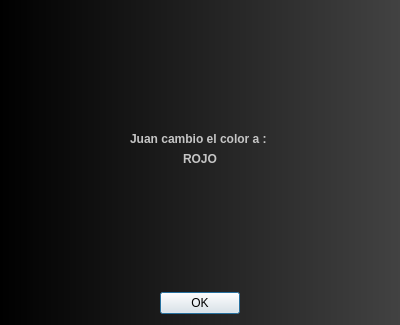
<?xml version="1.0" encoding="UTF-8"?>
<ui version="4.0">
 <class>dialog_avisar_color</class>
 <widget class="QDialog" name="dialog_avisar_color">
  <property name="geometry">
   <rect>
    <x>0</x>
    <y>0</y>
    <width>400</width>
    <height>325</height>
   </rect>
  </property>
  <property name="windowTitle">
   <string>Color</string>
  </property>
  <property name="windowIcon">
   <iconset>
    <normaloff>sprites/Logo_1.png</normaloff>sprites/Logo_1.png</iconset>
  </property>
  <property name="styleSheet">
   <string notr="true">QDialog#dialog_avisar_color{
background-color: qlineargradient(spread:pad, x1:0, y1:0, x2:1, y2:0, stop:0 rgba(0, 0, 0, 255), stop:1 rgba(66, 66, 66, 255));

}</string>
  </property>
  <layout class="QVBoxLayout" name="verticalLayout">
   <item>
    <spacer name="verticalSpacer_2">
     <property name="orientation">
      <enum>Qt::Vertical</enum>
     </property>
     <property name="sizeHint" stdset="0">
      <size>
       <width>20</width>
       <height>40</height>
      </size>
     </property>
    </spacer>
   </item>
   <item>
    <widget class="QLabel" name="l_texto">
     <property name="styleSheet">
      <string notr="true">QLabel#l_texto{
	color : rgb(197, 197, 197);
	
	font: 75 11pt &quot;Comic Sans MS&quot;;
	font-weight : Bold;

}</string>
     </property>
     <property name="text">
      <string>Juan cambio el color a : </string>
     </property>
     <property name="alignment">
      <set>Qt::AlignCenter</set>
     </property>
    </widget>
   </item>
   <item>
    <widget class="QLabel" name="l_color">
     <property name="styleSheet">
      <string notr="true">QLabel#l_color{
	color : rgb(197, 197, 197);
	
	font: 75 11pt &quot;Comic Sans MS&quot;;
	font-weight : Bold;

}</string>
     </property>
     <property name="text">
      <string>ROJO</string>
     </property>
     <property name="alignment">
      <set>Qt::AlignCenter</set>
     </property>
    </widget>
   </item>
   <item>
    <spacer name="verticalSpacer">
     <property name="orientation">
      <enum>Qt::Vertical</enum>
     </property>
     <property name="sizeHint" stdset="0">
      <size>
       <width>20</width>
       <height>40</height>
      </size>
     </property>
    </spacer>
   </item>
   <item>
    <widget class="QDialogButtonBox" name="buttonBox">
     <property name="styleSheet">
      <string notr="true">QDialogButtonBox#buttonBox{
	
	background-color: rgb(238, 22, 31);
	font: 75 11pt &quot;Comic Sans MS&quot;;
	font-weight : Bold;
	
	color: rgb(251, 255, 0);
}</string>
     </property>
     <property name="orientation">
      <enum>Qt::Horizontal</enum>
     </property>
     <property name="standardButtons">
      <set>QDialogButtonBox::Ok</set>
     </property>
     <property name="centerButtons">
      <bool>true</bool>
     </property>
    </widget>
   </item>
  </layout>
 </widget>
 <resources/>
 <connections>
  <connection>
   <sender>buttonBox</sender>
   <signal>accepted()</signal>
   <receiver>dialog_avisar_color</receiver>
   <slot>accept()</slot>
   <hints>
    <hint type="sourcelabel">
     <x>248</x>
     <y>254</y>
    </hint>
    <hint type="destinationlabel">
     <x>157</x>
     <y>274</y>
    </hint>
   </hints>
  </connection>
  <connection>
   <sender>buttonBox</sender>
   <signal>rejected()</signal>
   <receiver>dialog_avisar_color</receiver>
   <slot>reject()</slot>
   <hints>
    <hint type="sourcelabel">
     <x>316</x>
     <y>260</y>
    </hint>
    <hint type="destinationlabel">
     <x>286</x>
     <y>274</y>
    </hint>
   </hints>
  </connection>
 </connections>
</ui>
